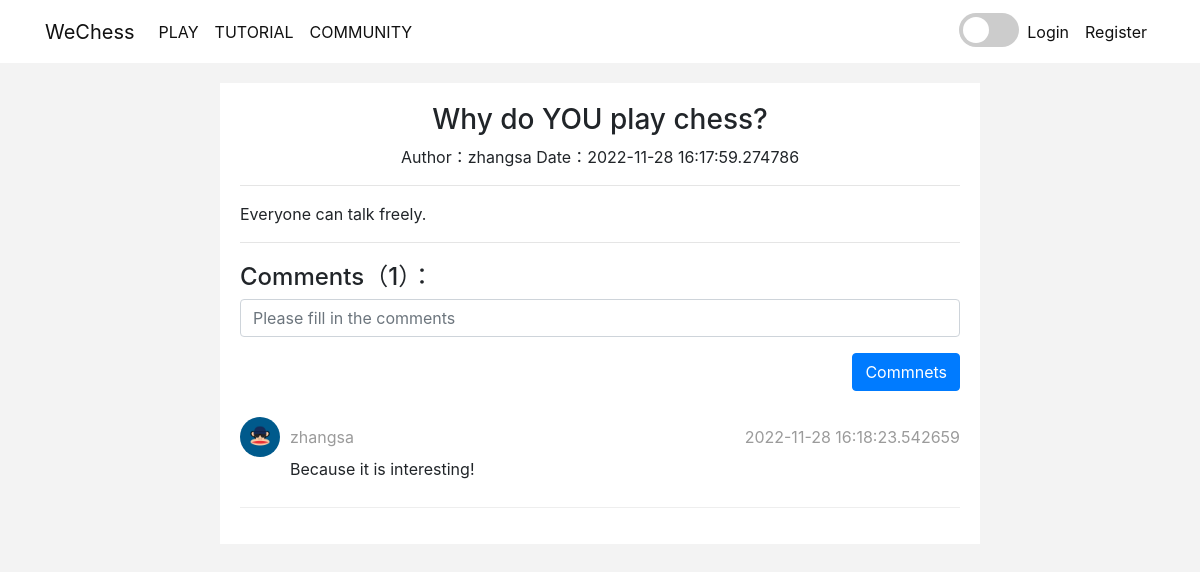
The app's page /forum/question/1 with its own data.
### models.py (models this page shows, shortened)
class ForumModel(db.Model):
    __tablename__ = "forum"
    id = db.Column(db.Integer, primary_key=True, autoincrement=True)
    title = db.Column(db.String(200), nullable=False)
    content = db.Column(db.Text, nullable=False)
    author_id = db.Column(db.Integer, db.ForeignKey("user.id"))
    author = db.relationship("UserModel", backref="forum")
    create_time = db.Column(db.DateTime, default=datetime.now)
    click_num = db.Column(db.Integer, default=0)
    save_num = db.Column(db.Integer, default=0)
    love_num = db.Column(db.Integer, default=0)

class UserModel(db.Model):
    __tablename__ = "user"
    id = db.Column(db.Integer, primary_key=True, autoincrement=True)
    username = db.Column(db.String(200), nullable=False, unique=False)
    email = db.Column(db.String(100), nullable=False, unique=True)
    password = db.Column(db.String(200), nullable=False, unique=True)
    join_time = db.Column(db.DateTime, default=datetime.now)
    signature = db.Column(db.String(200), nullable=True)
    icon = db.Column(db.String(100))
    chess_win = db.Column(db.Integer, default=0)
    chess_lose = db.Column(db.Integer, default=0)

class AnswerModel(db.Model):
    __tablename__ = "answer"
    id = db.Column(db.Integer, primary_key=True, autoincrement=True)
    content = db.Column(db.Text,nullable=False)
    create_time = db.Column(db.DateTime,default=datetime.now)
    question_id = db.Column(db.Integer,db.ForeignKey("forum.id"))
    author_id = db.Column(db.Integer, db.ForeignKey("user.id"))
    question = db.relationship("ForumModel",backref=db.backref("answers",order_by=create_time.desc()))
    author = db.relationship("UserModel",backref="answers")

### blueprints/forum.py (the view)
@bp.route("/question/<int:question_id>")
def question_detail(question_id):
    question = ForumModel.query.get(question_id)
    return render_template("detail.html", question=question)

### app.py (called while the page is built)
@app.before_request
def before_request():
    user_id = session.get("user_id")
    if user_id:
        try:
            user = UserModel.query.get(user_id)
            g.user = user
        except:
            g.user = None

@app.context_processor
def context_processor():
    if hasattr(g, "user"):
        return {"user": g.user}
    else:
        return {}

### templates/detail.html (shortened to what this page needs)
{% extends "base.html" %}
{% block head %}
  <link rel="stylesheet" href="{{ url_for('static',filename='css/detail.css') }}">
{% endblock %}
{% block body %}
  <div class="row" style="margin-top: 20px;">
    <div class="col"></div>
    <div class="col-8" style="background-color: #fff;padding: 20px;">
      <h3 class="page-title">{{ question.title }}</h3>
      <p class="question-info">
        <span>Author：{{ question.author.username }}</span>
        <span>Date：{{ question.create_time }}</span>
      </p>
      <hr>
      <p class="question-content">{{ question.content }}</p>
      <hr>
      <h4 class="comment-group-title">Comments（{{ question.answers|length }}）：</h4>
      <form action="{{ url_for('forum.answer',question_id=question.id) }}" method="post">
        <div class="form-group">
          <input type="text" placeholder="Please fill in the comments" name="content" class="form-control">
        </div>
        <div class="form-group" style="text-align: right;">
          <button class="btn btn-primary">Commnets</button>
        </div>
      </form>
      <ul class="comment-group">
        {% for answer in question.answers %}
          <li>
            <div class="user-info">
              <img class="avatar" src="{{ url_for('static',filename='images/avatar.png') }}" alt="">
              <span class="username">{{ answer.author.username }}</span>
              <span class="create-time">{{ answer.create_time }}</span>
            </div>
            <p class="comment-content">{{ answer.content }}</p>
          </li>
        {% endfor %}
      </ul>
    </div>
    <div class="col"></div>
  </div>
{% endblock %}

### templates/base.html (shortened to what this page needs)
<!DOCTYPE html>
<html lang="en">
<head>
    <link rel="stylesheet" href="{{ url_for('static', filename = 'bootstrap/bootstrap.4.6.1.min.css') }}">
    <link rel="stylesheet" href="{{ url_for('static', filename = 'css/init.css') }}">
    {% block head %}{% endblock %}
</head>
<body onload="onload()">
<nav class="navbar navbar-expand-lg">
    <div class="container">
        <a class="navbar-brand" href="/">WeChess</a>
        <div class="collapse navbar-collapse" id="navbarSupportedContent">
            <ul class="navbar-nav mr-auto">
                <li class="nav-item active">
                    <a class="nav-link" href="{{ url_for('play.play') }}">PLAY<span class="sr-only">(current)</span></a>
                </li>
                <li class="nav-item">
                    <a class="nav-link" href="{{ url_for('book.search') }}">TUTORIAL</a>
                </li>
                <a class="nav-link" href="{{ url_for('forum.forum') }}">COMMUNITY</a>
            </ul>
                        <label class="switch">
                            <span class="slider"></span>
                        </label>
            <ul class="navbar-nav">
                {% if user %}
                    <li class="nav-item">
                        <a class="nav-link"
                           href="{{ url_for('user.centre', user_id = user.id) }}">{{ user.username }} </a>
                    </li>
                    <li class="nav-item">
                        <a class="nav-link" href="{{ url_for('user.logout') }}">Logout</a>
                    </li>
                {% else %}
                    <li class="nav-item">
                        <a class="nav-link" href="{{ url_for('user.login') }}">Login</a>
                    </li>
                    <li class="nav-item">
                        <a class="nav-link" href="{{ url_for('user.register') }}">Register </a>
                    </li>
                {% endif %}
            </ul>
        </div>
    </div>
</nav>
<div class="container">
    {% block body %}{% endblock %}
</div>
</body>
</html>

### static/css/init.css (style rules this page uses)
body { background-color: #f3f3f3; transition: .6s; }
.navbar { background-color: #ffffff; }
.navbar a { color: #111111; }
.switch { position: relative; margin-top: 5px; display: inline-block; width: 60px; height: 34px; }
.slider { position: absolute; cursor: pointer; top: 0; left: 0; right: 0; bottom: 0; background: #ccc; border-radius: 34px; transition: .4s; }
.slider::before { content: ''; position: absolute; width: 26px; height: 26px; left: 4px; bottom: 4px; background: #fff; border-radius: 50%; transition: .4s; }

### static/css/detail.css (style rules this page uses)
.page-title { text-align: center; }
.question-info { text-align: center; }
.comment-group-title { margin-top: 20px; }
.comment-group { list-style: none; padding-left: 0; }
.comment-group li { border-bottom:1px solid #eee; padding: 10px 0; }
.comment-group li .user-info { height: 40px; line-height:40px; color: #9b9b9b; font-size: 16px; }
.user-info .avatar { height:40px; width: 40px; float: left; border-radius: 50%; }
.user-info .username { margin-left: 10px; }
.user-info .create-time { float: right; }
.comment-content { margin-left: 50px; }

### records on screen
ForumModel: title "Why do YOU play chess?", create_time "2022-11-28 16:17:59.274786", content "Everyone can talk freely."
UserModel: author.username "zhangsa"
AnswerModel: author.username "zhangsa", create_time "2022-11-28 16:18:23.542659", content "Because it is interesting!"

### other values on screen
{{ question.answers|length }} "1"
